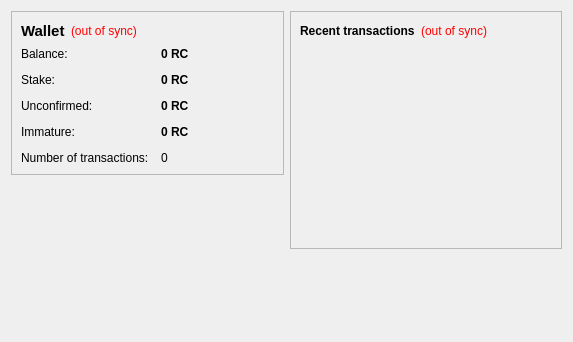
<?xml version="1.0" encoding="UTF-8"?>
<ui version="4.0">
 <class>OverviewPage</class>
 <widget class="QWidget" name="OverviewPage">
  <property name="geometry">
   <rect>
    <x>0</x>
    <y>0</y>
    <width>573</width>
    <height>342</height>
   </rect>
  </property>
  <property name="windowTitle">
   <string>Form</string>
  </property>
  <layout class="QHBoxLayout" name="horizontalLayout" stretch="1,1">
   <item>
    <layout class="QVBoxLayout" name="verticalLayout_2">
     <item>
      <widget class="QFrame" name="frame">
       <property name="frameShape">
        <enum>QFrame::StyledPanel</enum>
       </property>
       <property name="frameShadow">
        <enum>QFrame::Raised</enum>
       </property>
       <layout class="QVBoxLayout" name="verticalLayout_4">
        <item>
         <layout class="QHBoxLayout" name="horizontalLayout_4">
          <item>
           <widget class="QLabel" name="label_5">
            <property name="font">
             <font>
              <pointsize>11</pointsize>
              <weight>75</weight>
              <bold>true</bold>
             </font>
            </property>
            <property name="text">
             <string>Wallet</string>
            </property>
           </widget>
          </item>
          <item>
           <widget class="QLabel" name="labelWalletStatus">
            <property name="toolTip">
             <string>The displayed information may be out of date. Your wallet automatically synchronizes with the RussiaCoin network after a connection is established, but this process has not completed yet.</string>
            </property>
            <property name="styleSheet">
             <string notr="true">QLabel { color: red; }</string>
            </property>
            <property name="text">
             <string notr="true">(out of sync)</string>
            </property>
            <property name="alignment">
             <set>Qt::AlignLeading|Qt::AlignLeft|Qt::AlignVCenter</set>
            </property>
           </widget>
          </item>
          <item>
           <spacer name="horizontalSpacer_2">
            <property name="orientation">
             <enum>Qt::Horizontal</enum>
            </property>
            <property name="sizeHint" stdset="0">
             <size>
              <width>40</width>
              <height>20</height>
             </size>
            </property>
           </spacer>
          </item>
         </layout>
        </item>
        <item>
         <layout class="QFormLayout" name="formLayout_2">
          <property name="fieldGrowthPolicy">
           <enum>QFormLayout::AllNonFixedFieldsGrow</enum>
          </property>
          <property name="horizontalSpacing">
           <number>12</number>
          </property>
          <property name="verticalSpacing">
           <number>12</number>
          </property>
          <item row="0" column="0">
           <widget class="QLabel" name="label">
            <property name="text">
             <string>Balance:</string>
            </property>
           </widget>
          </item>
          <item row="0" column="1">
           <widget class="QLabel" name="labelBalance">
            <property name="font">
             <font>
              <weight>75</weight>
              <bold>true</bold>
             </font>
            </property>
            <property name="cursor">
             <cursorShape>IBeamCursor</cursorShape>
            </property>
            <property name="toolTip">
             <string>Your current balance</string>
            </property>
            <property name="text">
             <string notr="true">0 RC</string>
            </property>
            <property name="textInteractionFlags">
             <set>Qt::LinksAccessibleByMouse|Qt::TextSelectableByKeyboard|Qt::TextSelectableByMouse</set>
            </property>
           </widget>
          </item>
          <item row="1" column="0">
           <widget class="QLabel" name="label_6">
            <property name="text">
             <string>Stake:</string>
            </property>
           </widget>
          </item>
          <item row="1" column="1">
           <widget class="QLabel" name="labelStake">
            <property name="font">
             <font>
              <weight>75</weight>
              <bold>true</bold>
             </font>
            </property>
            <property name="cursor">
             <cursorShape>IBeamCursor</cursorShape>
            </property>
            <property name="toolTip">
             <string>Total of coins that was staked, and do not yet count toward the current balance</string>
            </property>
            <property name="text">
             <string notr="true">0 RC</string>
            </property>
            <property name="textInteractionFlags">
             <set>Qt::LinksAccessibleByMouse|Qt::TextSelectableByKeyboard|Qt::TextSelectableByMouse</set>
            </property>
           </widget>
          </item>
          <item row="2" column="0">
           <widget class="QLabel" name="label_3">
            <property name="text">
             <string>Unconfirmed:</string>
            </property>
           </widget>
          </item>
          <item row="2" column="1">
           <widget class="QLabel" name="labelUnconfirmed">
            <property name="font">
             <font>
              <weight>75</weight>
              <bold>true</bold>
             </font>
            </property>
            <property name="cursor">
             <cursorShape>IBeamCursor</cursorShape>
            </property>
            <property name="toolTip">
             <string>Total of transactions that have yet to be confirmed, and do not yet count toward the current balance</string>
            </property>
            <property name="text">
             <string notr="true">0 RC</string>
            </property>
            <property name="textInteractionFlags">
             <set>Qt::LinksAccessibleByMouse|Qt::TextSelectableByKeyboard|Qt::TextSelectableByMouse</set>
            </property>
           </widget>
          </item>
          <item row="3" column="0">
           <widget class="QLabel" name="labelImmatureText">
            <property name="text">
             <string>Immature:</string>
            </property>
           </widget>
          </item>
          <item row="3" column="1">
           <widget class="QLabel" name="labelImmature">
            <property name="font">
             <font>
              <weight>75</weight>
              <bold>true</bold>
             </font>
            </property>
            <property name="toolTip">
             <string>Mined balance that has not yet matured</string>
            </property>
            <property name="text">
             <string notr="true">0 RC</string>
            </property>
            <property name="textInteractionFlags">
             <set>Qt::LinksAccessibleByMouse|Qt::TextSelectableByKeyboard|Qt::TextSelectableByMouse</set>
            </property>
           </widget>
          </item>
          <item row="4" column="0">
           <widget class="QLabel" name="label_2">
            <property name="text">
             <string>Number of transactions:</string>
            </property>
           </widget>
          </item>
          <item row="4" column="1">
           <widget class="QLabel" name="labelNumTransactions">
            <property name="toolTip">
             <string>Total number of transactions in wallet</string>
            </property>
            <property name="text">
             <string notr="true">0</string>
            </property>
           </widget>
          </item>
         </layout>
        </item>
       </layout>
      </widget>
     </item>
     <item>
      <spacer name="verticalSpacer">
       <property name="orientation">
        <enum>Qt::Vertical</enum>
       </property>
       <property name="sizeHint" stdset="0">
        <size>
         <width>20</width>
         <height>40</height>
        </size>
       </property>
      </spacer>
     </item>
     <item>
      <widget class="QLabel" name="label_6">
       <property name="text">
        <string/>
       </property>
       <property name="pixmap">
        <pixmap resource="../bitcoin.qrc">:/images/backg</pixmap>
       </property>
       <property name="scaledContents">
        <bool>false</bool>
       </property>
       <property name="alignment">
        <set>Qt::AlignCenter</set>
       </property>
       <property name="margin">
        <number>-2</number>
       </property>
      </widget>
     </item>
    </layout>
   </item>
   <item>
    <layout class="QVBoxLayout" name="verticalLayout_3">
     <item>
      <widget class="QFrame" name="frame_2">
       <property name="frameShape">
        <enum>QFrame::StyledPanel</enum>
       </property>
       <property name="frameShadow">
        <enum>QFrame::Raised</enum>
       </property>
       <layout class="QVBoxLayout" name="verticalLayout">
        <item>
         <layout class="QHBoxLayout" name="horizontalLayout_2">
          <item>
           <widget class="QLabel" name="label_4">
            <property name="text">
             <string>&lt;b&gt;Recent transactions&lt;/b&gt;</string>
            </property>
           </widget>
          </item>
          <item>
           <widget class="QLabel" name="labelTransactionsStatus">
            <property name="toolTip">
             <string>The displayed information may be out of date. Your wallet automatically synchronizes with the RussiaCoin network after a connection is established, but this process has not completed yet.</string>
            </property>
            <property name="styleSheet">
             <string notr="true">QLabel { color: red; }</string>
            </property>
            <property name="text">
             <string notr="true">(out of sync)</string>
            </property>
            <property name="alignment">
             <set>Qt::AlignRight|Qt::AlignTrailing|Qt::AlignVCenter</set>
            </property>
           </widget>
          </item>
          <item>
           <spacer name="horizontalSpacer">
            <property name="orientation">
             <enum>Qt::Horizontal</enum>
            </property>
            <property name="sizeHint" stdset="0">
             <size>
              <width>40</width>
              <height>20</height>
             </size>
            </property>
           </spacer>
          </item>
         </layout>
        </item>
        <item>
         <widget class="QListView" name="listTransactions">
          <property name="styleSheet">
           <string notr="true">QListView { background: transparent; }</string>
          </property>
          <property name="frameShape">
           <enum>QFrame::NoFrame</enum>
          </property>
          <property name="verticalScrollBarPolicy">
           <enum>Qt::ScrollBarAlwaysOff</enum>
          </property>
          <property name="horizontalScrollBarPolicy">
           <enum>Qt::ScrollBarAlwaysOff</enum>
          </property>
          <property name="selectionMode">
           <enum>QAbstractItemView::NoSelection</enum>
          </property>
         </widget>
        </item>
       </layout>
      </widget>
     </item>
     <item>
      <spacer name="verticalSpacer_2">
       <property name="orientation">
        <enum>Qt::Vertical</enum>
       </property>
       <property name="sizeHint" stdset="0">
        <size>
         <width>20</width>
         <height>40</height>
        </size>
       </property>
      </spacer>
     </item>
    </layout>
   </item>
  </layout>
 </widget>
 <resources/>
 <connections/>
</ui>
